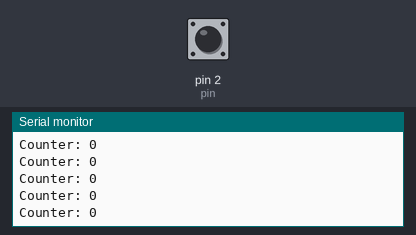
Recording of a sketch running on a simulated Arduino Uno, built with avr-gcc and run on an emulated ATmega328P. Parts: the last lines printed to the serial monitor. The test bench sets the inputs (shaded band); at power-on: pin 2 (pin) HIGH.

Above: at 1.2 s.
1.3 s: pin 2 (pin) pulled LOW for 0.15 s
At 1.31 s:
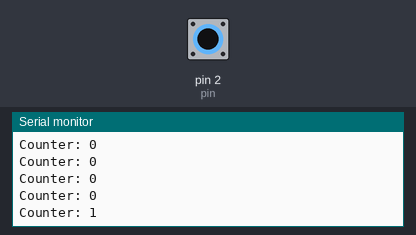
2.9 s: pin 2 (pin) pulled LOW for 1 s
At 2.91 s:
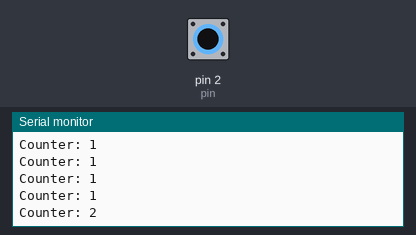
5.4 s: pin 2 (pin) pulled LOW for 0.15 s
At 5.41 s:
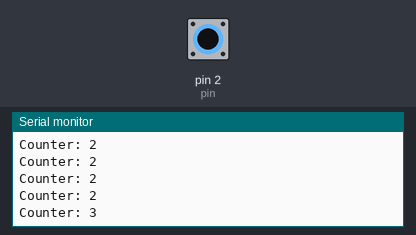
Timing chart, 0 to 8.4 s (numbered marks = the images above; inputs shaded):
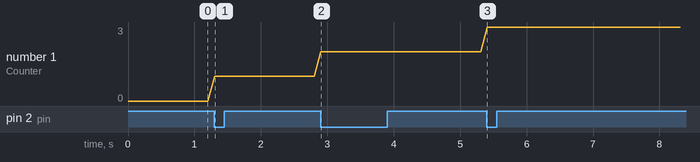

The sketch:

interruptsBasic.ino
```cpp
int pin = 2;
int volatile counter = 0;
long volatile timeOfLastInterrupt = 0;
int const MIN_TIME_BETWEEN_INTERRUPTS = 10000; // microseconds

void setup() {
  pinMode(pin, INPUT_PULLUP);
  Serial.begin(9600);
  attachInterrupt(digitalPinToInterrupt(pin), processButtonPush, FALLING);
}

void loop() {
  Serial.print("Counter: ");
  Serial.println(counter);
  delay(100);

}

void processButtonPush() {
  noInterrupts();
  long currentTime = micros();

  if ((currentTime - timeOfLastInterrupt) > MIN_TIME_BETWEEN_INTERRUPTS) {
    counter++;
    timeOfLastInterrupt = currentTime;
  }
  interrupts();
}
```

Measured:
- after the input at 1.3 s, the serial monitor: prints a new line at once (image 1)
- after the input at 2.9 s, the serial monitor: prints a new line at once (image 2)
- after the input at 5.4 s, the serial monitor: prints a new line at once (image 3)
- plotted number 1: 0 → 1 after the input at 1.3 s, 1 → 2 after the input at 2.9 s, 2 → 3 after the input at 5.4 s
